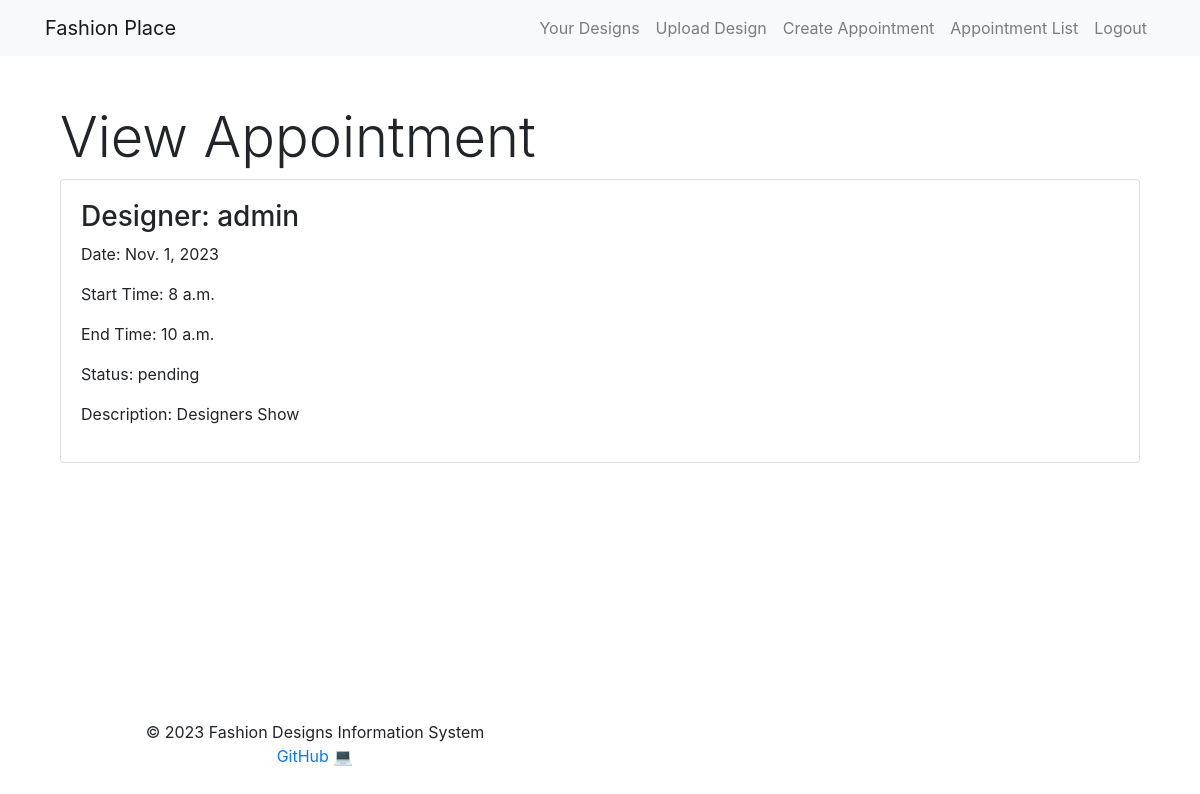
The page /scheduling/appointments/2/ (signed in) on the database its author committed.
### scheduling/models.py (models this page shows)
class Appointment(models.Model):
    STATUS_CHOICES = [
        ('pending', 'Pending'),
        ('processing', 'Processing'),
        ('completed', 'Completed'),
    ]
    client = models.ForeignKey(User, on_delete=models.CASCADE)
    designer = models.ForeignKey(User, on_delete=models.CASCADE, related_name='designer')
    description = models.TextField()
    date = models.DateField()
    start_time = models.TimeField()
    end_time = models.TimeField()
    status = models.CharField(max_length=20, choices=STATUS_CHOICES, default='pending')

### scheduling/views.py (the view)
# urls.py: path('appointments/<int:appointment_id>/', views.view_appointment, name='view_appointment'),
@login_required
def view_appointment(request, appointment_id):
    appointment = get_object_or_404(Appointment, pk=appointment_id)
    return render(request, 'scheduling/view_appointment.html', {'appointment': appointment})

### templates/scheduling/view_appointment.html (shortened to what this page needs)
{% extends 'base.html' %}
{% block content %}
    <div class="container mt-4">
        <h2 class="display-4">View Appointment</h2>
        <div class="card">
            <div class="card-body">
                <h3>Designer: {{ appointment.designer.username }}</h3>
                <p>Date: {{ appointment.date }}</p>
                <p>Start Time: {{ appointment.start_time }}</p>
                <p>End Time: {{ appointment.end_time }}</p>
                <p>Status: {{ appointment.status }}</p>
                <p>Description: {{ appointment.description }}</p>
            </div>
        </div>
    </div>
{% endblock %}

### rows shown on the page
Appointment: designer.username "admin", date "Nov. 1, 2023", start_time "8 a.m.", end_time "10 a.m.", status "pending", description "Designers Show"

### other values the page prints
{{ current_year }} "2023"
